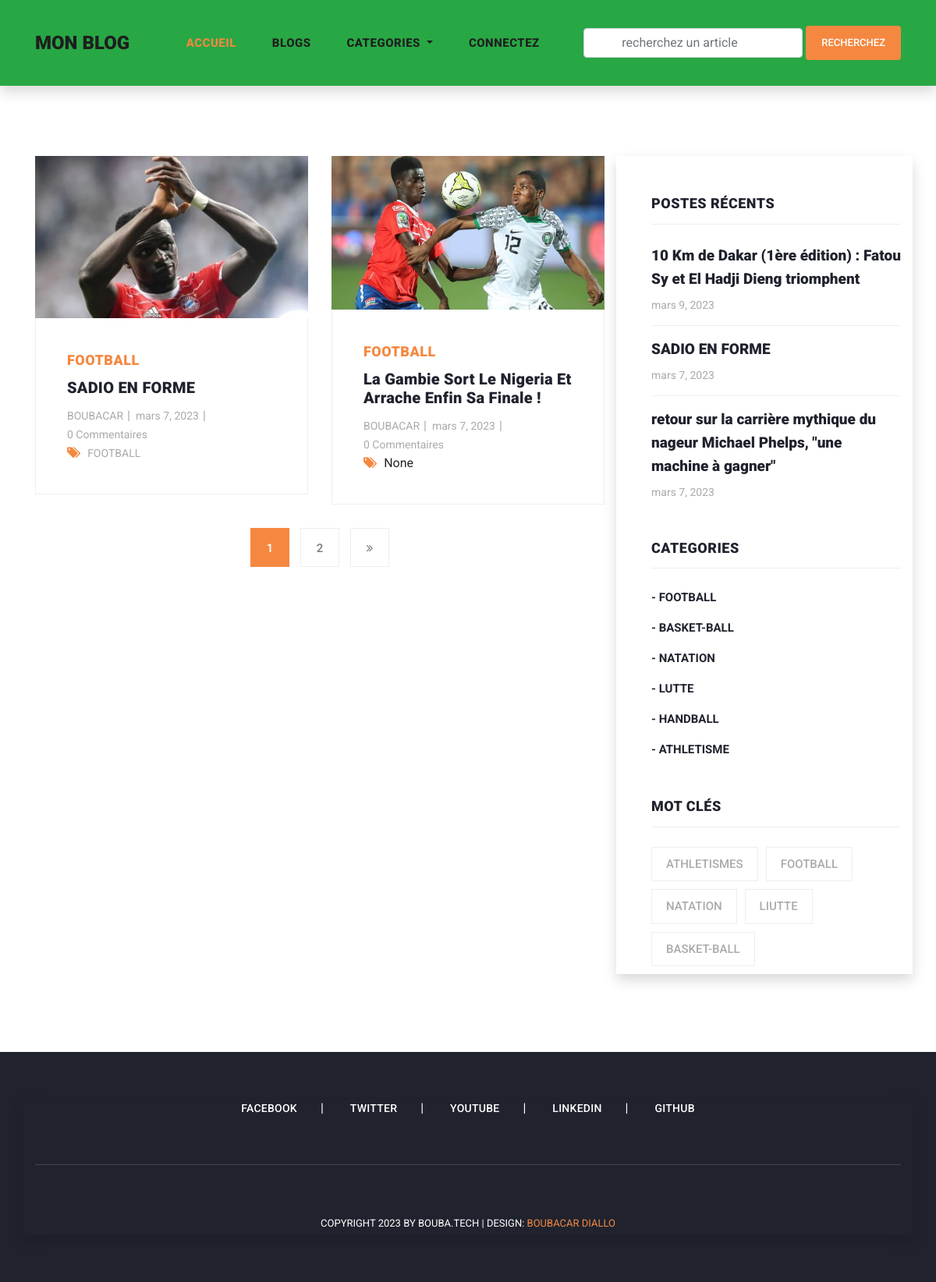
The page /category_blogs/football/ on the database its author committed.
### blog/models.py (models this page shows, shortened)
class Blog(models.Model):
    user = models.ForeignKey(
        User,
        related_name='user_blogs',
        on_delete=models.CASCADE
    )
    category = models.ForeignKey(
        Category,
        related_name='category_blogs',
        on_delete=models.CASCADE
    )
    tags = models.ManyToManyField(
        Tag,
        related_name='tag_blogs',
        blank=True
    )
    likes = models.ManyToManyField(
        User,
        related_name='user_likes',
        blank=True
    )
    title = models.CharField(
        max_length=250
    )
    slug = models.SlugField(null=True, blank=True)
    banner = models.ImageField(upload_to='blog_banners')
    description = RichTextField()
    created_date = models.DateField(auto_now_add=True)

class Category(models.Model):
    title = models.CharField(max_length=150, unique=True)
    slug = models.SlugField(null=True, blank=True)
    created_date = models.DateField(auto_now_add=True)

class Tag(models.Model):
    title = models.CharField(max_length=150)
    slug = models.SlugField(null=True, blank=True)
    created_date = models.DateField(auto_now_add=True)

### user_profile/models.py (models this page shows, shortened)
class User(AbstractUser):
    email = models.EmailField(
        max_length=150,
        unique=True,
        error_messages={
            "unique": "The email must be unique"
        }
    )
    profile_image = models.ImageField(
        null=True,
        blank=True,
        upload_to="profile_images"
    )
    followers = models.ManyToManyField("Follow")
    REQUIRED_FIELDS = ["email"]
    objects = CustomUserManager()

### blog/views.py (the view)
# urls.py: path('category_blogs/<str:slug>/', category_blogs, name='category_blogs'),
def category_blogs(request, slug):
    category = get_object_or_404(Category, slug=slug)
    queryset = category.category_blogs.all()
    tags = Tag.objects.order_by('-created_date')[:5]
    page = request.GET.get('page', 1)
    paginator = Paginator(queryset, 2)
    all_blogs = Blog.objects.order_by('-created_date')[:5]
    try:
        blogs = paginator.page(page)
    except EmptyPage:
        blogs = paginator.page(1)
    except PageNotAnInteger:
        blogs = paginator.page(1)
        return redirect('blogs')
    context = {
        "blogs": blogs,
        "tags": tags,
        "all_blogs": all_blogs
    }
    return render(request, 'category_blogs.html', context)

### blog/context_processors.py (called while the page is built)
def get_all_categories(request):
    categories = Category.objects.all()
    context = {
        "categories": categories
    }
    return context

### user_profile/context_processors.py (called while the page is built, shortened)
def user_notifications(request):
    context = {}
    return context

### templates/category_blogs.html (shortened to what this page needs)
{% extends 'base.html' %}
{% load static %}
{% block content %}
    <section class="blog-posts grid-system">
      <div class="container">
        <div class="row">
          <div class="col-lg-8">
            <div class="all-blog-posts">
              <div class="row">
                {% for blog in blogs %}
                {% include 'blog_card.html' %}
                {% endfor %}
                <div class="col-lg-12">
                  {% include 'pagination.html' %}
                </div>
              </div>
            </div>
          </div>
          {% include 'sidebar.html' with blogs=all_blogs %}
        </div>
      </div>
    </section>
{% endblock content %}

### templates/blog_card.html
{% load static %}
<div class="col-lg-6">
    <div class="blog-post">
      <div class="blog-thumb">
        <img src="{{blog.banner.url}}" alt="">
      </div>
      <div class="down-content">
        <span>{{blog.category.title}}</span>
        <a href="{% url 'blog_details' blog.slug %}"><h4>{{blog.title}}</h4></a>
        <ul class="post-info">
          <li><a href="{% url 'view_user_information' blog.user.username %}">{{blog.user.username}}</a></li>
          <li><a href="#">{{blog.created_date}}</a></li>
          <li><a href="#">{{blog.blog_comments.all.count}} Commentaires</a></li>
        </ul>
        <div class="post-options">
          <div class="row">
            <div class="col-lg-12">
              <ul class="post-tags">
                <li><i class="fa fa-tags"></i></li>
                {% if blog.tags.all.count > 0 %}
                {% for tag in blog.tags.all %}
                <li><a href="#">{{tag.title}}</a></li>
                {% endfor %}
                {% else %}
                None
                {% endif %}
              </ul>
            </div>
          </div>
        </div>
      </div>
    </div>
  </div>

### templates/sidebar.html
<div class="col-lg-4 shadow">
    <div class="sidebar">
      <div class="row">
        <div class="col-lg-12">
          <div class="sidebar-item recent-posts">
            <div class="sidebar-heading">
              <h2>Postes Récents</h2>
            </div>
            <div class="content">
              <ul>
                {% for blog in blogs|slice:"3" %}
                <li><a href="{% url 'blog_details' blog.slug %}">
                  <h5>{{blog.title}}</h5>
                  <span>{{blog.created_date}}</span>
                </a></li>
                {% endfor %}
              </ul>
            </div>
          </div>
        </div>
        <div class="col-lg-12">
          <div class="sidebar-item categories">
            <div class="sidebar-heading">
              <h2>Categories</h2>
            </div>
            <div class="content">
              <ul>
                {% for category in categories %}
                <li><a href="{% url 'category_blogs' category.slug %}">- {{category.title}}</a></li>
                {% endfor %}
              </ul>
            </div>
          </div>
        </div>
        <div class="col-lg-12">
          <div class="sidebar-item tags">
            <div class="sidebar-heading">
              <h2>Mot clés </h2>
            </div>
            <div class="content">
              <ul>
                {% for tag in tags %}
                <li><a href="{% url 'tag_blogs' tag.slug %}">{{tag.title}}</a></li>
                {% endfor %}
              </ul>
            </div>
          </div>
        </div>
      </div>
    </div>
  </div>

### assets/css/templatemo-stand-blog.css (style rules this page uses)
body { font-family: 'Roboto', sans-serif; overflow-x: hidden; text-rendering: optimizeLegibility; -webkit-font-smoothing: antialiased; -moz-osx-font-smoothing: grayscale; }
a { text-decoration: none!important; }
ul { padding: 0; margin: 0; list-style: none; }
h1,h2,h3,h4,h5,h6 { margin: 0px; }
.blog-posts { margin-top: 100px; }
.blog-posts .blog-post { margin-bottom: 30px; }
.blog-posts .blog-thumb img { width: 100%; overflow: hidden; }
.blog-posts .down-content { padding: 40px; border-right: 1px solid #eee; border-left: 1px solid #eee; border-bottom: 1px solid #eee; }
.blog-posts .down-content span { font-size: 18px; text-transform: uppercase; letter-spacing: 0.5px; font-weight: 900; color: #f48840; }
.blog-posts .down-content h4 { font-size: 24px; text-transform: capitalize; letter-spacing: 0.5px; font-weight: 900; color: #20232e; margin: 10px 0px 12px 0px; }
.blog-posts .down-content ul.post-info li { display: inline-block; margin-right: 8px; }
.blog-posts .down-content ul.post-info li:after { content: '|'; color: #aaa; margin-left: 8px; }
.blog-posts .down-content h4 { font-size: 20px; letter-spacing: 0.25px; }
.grid-system .down-content ul.post-info li { margin-right: 3px; }
.grid-system .down-content ul.post-info li:after { margin-left: 5px; }
.blog-posts .down-content ul.post-info li:last-child::after { display: none; }
.blog-posts .down-content ul.post-info li a { font-size: 14px; color: #aaa; font-weight: 400; transition: all .3s; }
.blog-posts .down-content ul.post-tags li, .blog-posts .down-content ul.post-share li { display: inline-block; }
.blog-posts .down-content ul.post-tags li:first-child i, .blog-posts .down-content ul.post-share li:first-child i { color: #f48840; margin-right: 5px; }
.blog-posts .down-content ul.post-tags li, .blog-posts .down-content ul.post-share li { color: #aaa; }
.blog-posts .down-content ul.post-tags li a, .blog-posts .down-content ul.post-share li a { font-size: 14px; color: #aaa; font-weight: 400; transition: all .3s; }
.blog-posts .sidebar-heading h2 { font-size: 18px; text-transform: uppercase; font-weight: 900; letter-spacing: 0.5px; color: #20232e; border-bottom: 1px solid #eee; padding-bottom: 15px; margin-bottom: 25px; }
.sidebar { margin-left: 30px; }
.sidebar .sidebar-item { margin-top: 50px; }
.sidebar .sidebar-heading h2 { font-size: 18px; text-transform: uppercase; font-weight: 900; letter-spacing: 0.5px; color: #20232e; border-bottom: 1px solid #eee; padding-bottom: 15px; margin-bottom: 25px; }
.sidebar .recent-posts ul li { margin-bottom: 15px; padding-bottom: 15px; border-bottom: 1px solid #eee; }
.sidebar .recent-posts ul li:last-child { margin-bottom: 0px; padding-bottom: 0px; border-bottom: none; }
.sidebar .recent-posts ul li h5 { font-size: 19px; font-weight: 900; color: #20232e; line-height: 30px; transition: all 0.3s; }
.sidebar .recent-posts ul li span { display: block; font-size: 14px; color: #aaa; margin-top: 8px; }
.sidebar .categories ul li { margin-bottom: 15px; }
.sidebar .categories ul li:last-child { margin-bottom: 0px; }
.sidebar .categories ul li a { font-size: 15px; font-weight: 700; color: #20232e; transition: all .3s; }
.sidebar .tags ul li { margin-right: 6px; display: inline-block; }
.sidebar .tags ul li { margin-bottom: 10px; }
.sidebar .tags ul li a { font-size: 15px; font-weight: 500; color: #aaa; display: inline-block; border: 1px solid #eee; padding: 10px 18px; transition: all .3s; }

### rows shown on the page
Blog: banner (picture), category "FOOTBALL", title "SADIO EN FORME", user.username "BOUBACAR", created_date "mars 7, 2023", blog_comments.all.count "0"
Tag: title "FOOTBALL"
Blog: banner (picture), category "FOOTBALL", title "La Gambie Sort Le Nigeria Et Arrache Enfin Sa Finale !", user.username "BOUBACAR", created_date "mars 7, 2023", blog_comments.all.count "0", shows "None"
Blog: title "10 Km de Dakar (1ère édition) : Fatou Sy et El Hadji Dieng triomphent", created_date "mars 9, 2023"
Blog: title "retour sur la carrière mythique du nageur Michael Phelps, \"une machine à gagner\"", created_date "mars 7, 2023"
Category: title "FOOTBALL"
Category: title "BASKET-BALL"
Category: title "NATATION"
Category: title "LUTTE"
Category: title "HANDBALL"
Category: title "ATHLETISME"
Tag: title "ATHLETISMES"
Tag: title "NATATION"
Tag: title "LIUTTE"
Tag: title "BASKET-BALL"

### other values the page prints
{{ page }} "1"
{{ page }} "2"
